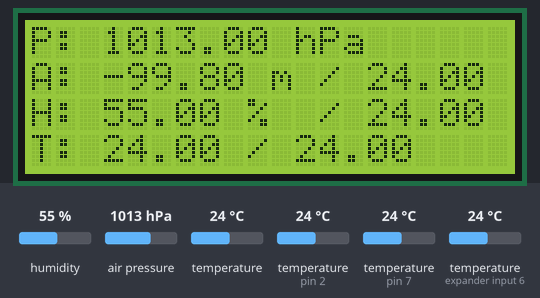
Simulated run of this program. Board: Arduino Mega 2560, built with avr-gcc and run on an emulated ATmega2560. On the bench: 20×4 character LCD. Inputs (shaded band) come from the test bench; at power-on: air pressure 1013 hPa, humidity 55 %, temperature (sensors on pin 2, expander input 6, pin 7) 24 °C, temperature 24 °C. What the program prints to the serial monitor is not drawn.

Above: at 3.3 s.
3.4 s: air pressure set to 952 hPa
At 5.4 s:
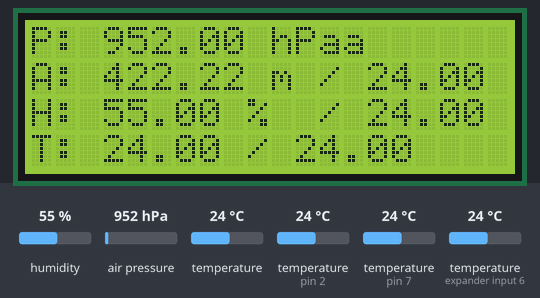
6.3 s: humidity set to 22 %
At 11.0 s:
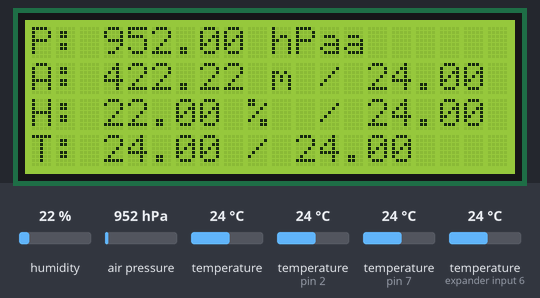
11.9 s: temperature (sensor on pin 2) set to 12 °C
At 13.6 s:
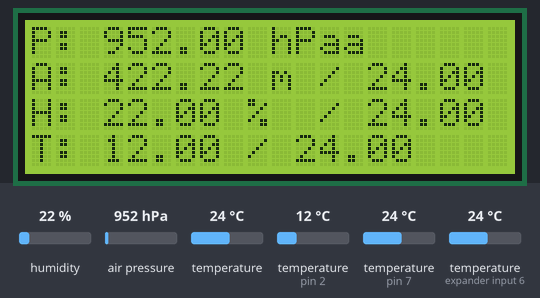
14.0 s: temperature (sensor on expander input 6) set to 12 °C
At 15.3 s:
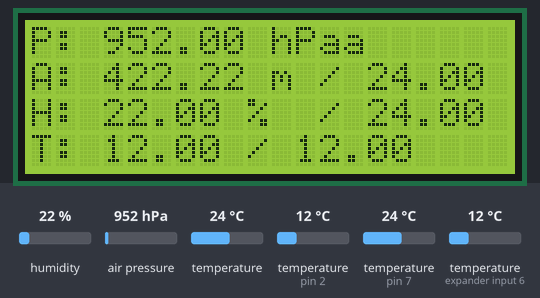
16.1 s: temperature (sensor 0) set to 12 °C
At 18.9 s:
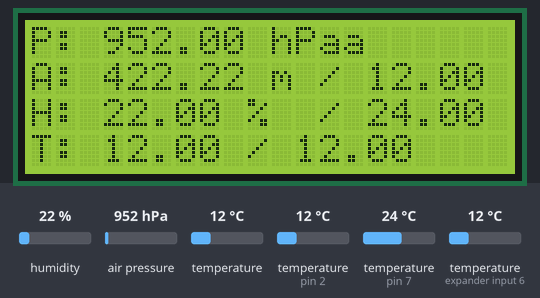
19.3 s: temperature (sensor on pin 7) set to 12 °C
At 21.9 s:
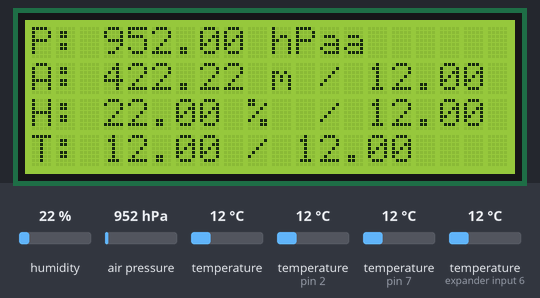
Timing chart, 0 to 23.4 s (numbered marks = the images above; inputs shaded):
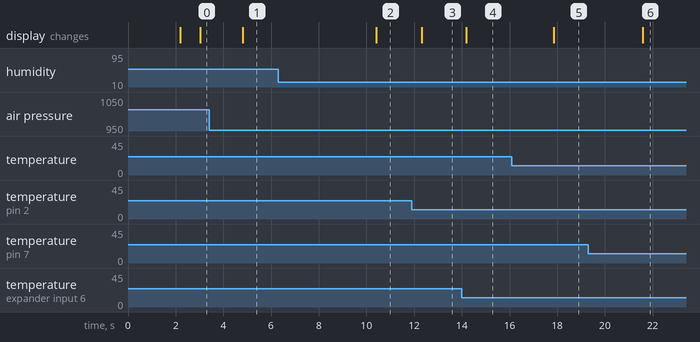

The program:

main.cpp
```cpp
#include <Adafruit_BMP280.h>
#include <Adafruit_Sensor.h>
#include <Arduino.h>
#include <DHT.h>
#include <DallasTemperature.h>
#include <LiquidCrystal_I2C.h>
#include <OneWire.h>
#include <SPI.h>
#include <Wire.h>

LiquidCrystal_I2C lcd(0x27, 20, 4);
Adafruit_BMP280 bmp280;
DHT dht(7, DHT11);
OneWire oneWire(2);
DallasTemperature sensors(&oneWire);
DeviceAddress insideThermometer, outsideThermometer;

void printAddress(DeviceAddress deviceAddress);
void printTemperature(DeviceAddress deviceAddress);
void printAlarms(uint8_t deviceAddress[]);
void printData(DeviceAddress deviceAddress);
void printThermometersInfo();
void checkAlarm(DeviceAddress deviceAddress);

void setup() {
  Serial.begin(115200);

  lcd.init();
  lcd.backlight();

  lcd.setCursor(0, 0);
  lcd.print(F("BMP280 test"));
  bmp280.begin(0x76);

  lcd.setCursor(0, 1);
  lcd.print(F("DHT11 test"));
  dht.begin();

  lcd.setCursor(0, 2);
  lcd.print(F("DS18B20 test"));
  sensors.begin();

  // locate devices on the bus
  Serial.print("Found ");
  Serial.print(sensors.getDeviceCount(), DEC);
  Serial.println(" I2C devices.");

  // search for devices on the bus and assign based on an index.
  if (!sensors.getAddress(insideThermometer, 0))
    Serial.println("Unable to find address for Device 0");
  if (!sensors.getAddress(outsideThermometer, 1))
    Serial.println("Unable to find address for Device 1");

  sensors.setHighAlarmTemp(insideThermometer, 30);
  sensors.setLowAlarmTemp(insideThermometer, 10);

  sensors.setHighAlarmTemp(outsideThermometer, 29);
  sensors.setLowAlarmTemp(outsideThermometer, 24);

  printThermometersInfo();

  delay(2000);

  lcd.clear();
}

void loop() {
  // lcd.clear();

  /// BMP280
  auto hPa = bmp280.readPressure() / 100.0;
  auto bmp280T = bmp280.readTemperature();
  auto meters = bmp280.readAltitude(1001.1);

  // DHT11
  auto humidity = dht.readHumidity();
  auto dht11T = dht.readTemperature();

  //  DB18B20
  sensors.requestTemperatures();
  checkAlarm(insideThermometer);
  checkAlarm(outsideThermometer);

  lcd.setCursor(0, 0);
  lcd.print("P: ");
  lcd.print(hPa);
  lcd.print(" hPa");

  lcd.setCursor(0, 1);
  lcd.print("A: ");
  lcd.print(meters);
  lcd.print(" m");
  lcd.print(" / ");
  lcd.print(bmp280T);

  lcd.setCursor(0, 2);
  lcd.print("H: ");
  lcd.print(humidity);
  lcd.print(" %");
  lcd.print("  / ");
  lcd.print(dht11T);

  lcd.setCursor(0, 3);
  lcd.print("T: ");
  lcd.print(sensors.getTempCByIndex(0));
  lcd.print(" / ");
  lcd.print(sensors.getTempCByIndex(1));

  delay(1000);
}

// function to print a device address
void printAddress(DeviceAddress deviceAddress) {
  for (uint8_t i = 0; i < 8; i++) {
    if (deviceAddress[i] < 16)
      Serial.print("0");
    Serial.print(deviceAddress[i], HEX);
  }
}

// function to print the temperature for a device
void printTemperature(DeviceAddress deviceAddress) {
  float tempC = sensors.getTempC(deviceAddress);
  Serial.print("Temp C: ");
  Serial.print(tempC);
  Serial.print(" Temp F: ");
  Serial.print(DallasTemperature::toFahrenheit(tempC));
}

void printAlarms(uint8_t deviceAddress[]) {
  char temp;
  temp = sensors.getHighAlarmTemp(deviceAddress);
  Serial.print("High Alarm: ");
  Serial.print(temp, DEC);
  Serial.print("C/");
  Serial.print(DallasTemperature::toFahrenheit(temp));
  Serial.print("F | Low Alarm: ");
  temp = sensors.getLowAlarmTemp(deviceAddress);
  Serial.print(temp, DEC);
  Serial.print("C/");
  Serial.print(DallasTemperature::toFahrenheit(temp));
  Serial.print("F");
}

// main function to print information about a device
void printData(DeviceAddress deviceAddress) {
  Serial.print("Device Address: ");
  printAddress(deviceAddress);
  Serial.print(" ");
  printTemperature(deviceAddress);
  Serial.println();
}

void checkAlarm(DeviceAddress deviceAddress) {
  if (sensors.hasAlarm(deviceAddress)) {
    Serial.print("ALARM: ");
    printData(deviceAddress);
  }
}

void printThermometersInfo() {


  // show the addresses we found on the bus
  Serial.print("Device 0 Address: ");
  printAddress(insideThermometer);
  Serial.println();

  Serial.print("Device 0 Alarms: ");
  printAlarms(insideThermometer);
  Serial.println();

  Serial.print("Device 1 Address: ");
  printAddress(outsideThermometer);
  Serial.println();

  Serial.print("Device 1 Alarms: ");
  printAlarms(outsideThermometer);
  Serial.println();

  Serial.print("New Device 0 Alarms: ");
  printAlarms(insideThermometer);
  Serial.println();

  Serial.print("New Device 1 Alarms: ");
  printAlarms(outsideThermometer);
  Serial.println();
}
```

Measured:
- after the input at 3.4 s, the display: changes after 1.4 s (image 1)
- after the input at 6.3 s, the display: changes after 4.1 s (image 2)
- after the input at 11.9 s, the display: changes after 0.42 s (image 3)
- after the input at 14.0 s, the display: changes after 0.19 s (image 4)
- after the input at 16.1 s, the display: changes after 1.7 s (image 5)
- after the input at 19.3 s, the display: changes after 2.3 s (image 6)
